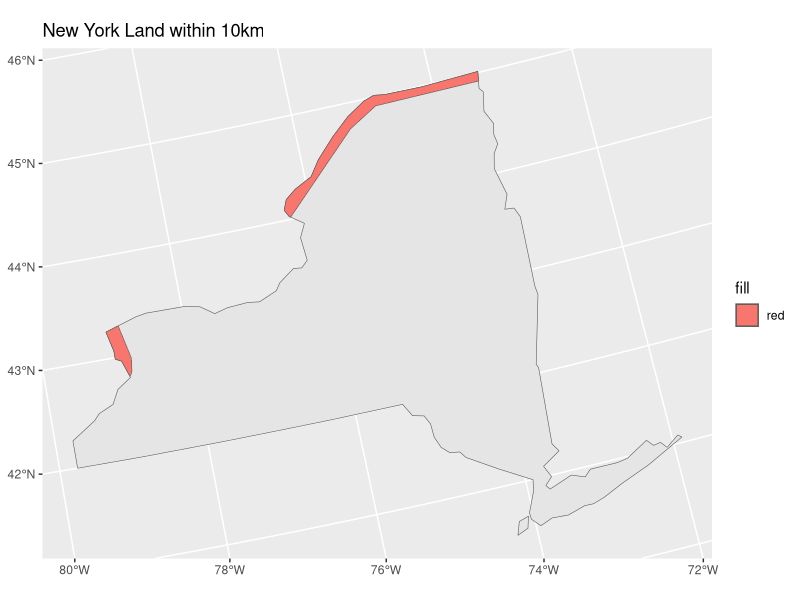
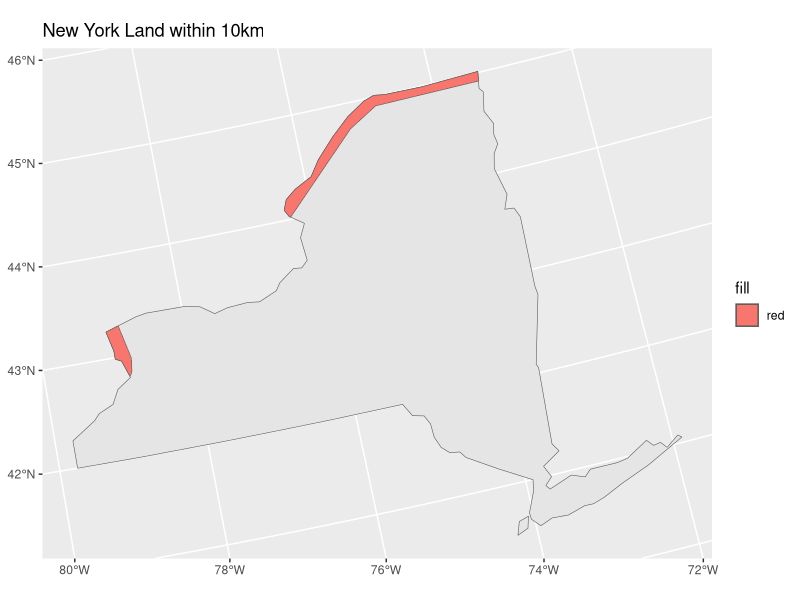

Source code (R) for these figures, in order:
library(spData)
library(sf)
library(tidyverse)
library(units)
# Data
data(world)
data(us_states)

# Transformation
st_crs(world)
albers="+proj=aea +lat_1=29.5 +lat_2=45.5 +lat_0=37.5 +lon_0=-96 
+x_0=0 +y_0=0 +ellps=GRS80 +datum=NAD83 +units=m +no_defs"
world_albers <- st_transform(world, albers)

#Filter Canada
Canada <- world_albers %>% 
  filter(name_long == "Canada")
# Buffer
Canada_Buffer <- st_buffer(Canada, dist = 10000)

#States Object
us_states_albers <- st_transform(us_states, albers)
NY <- us_states_albers %>%
  filter(NAME == "New York")

# Create Border Object
Border <- st_intersection(Canada_Buffer, NY)
# Plot
Final_Plot <- ggplot() + geom_sf(data = NY) + 
  geom_sf(data = Border, aes(fill = 'red')) +
  labs(title = "New York Land within 10km")
Final_Plot
# Save Plot
ggsave(filename = "Final_Plot.png")
